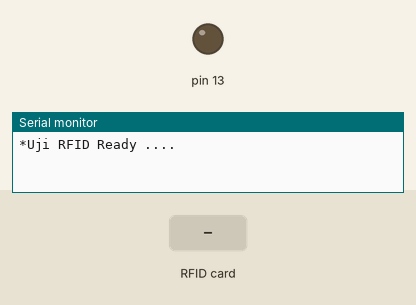
Recording of a sketch running on a simulated Arduino Mega 2560, built with avr-gcc and run on an emulated ATmega2560. Shown: output pins drawn as LEDs (lit = HIGH), the last lines printed to the serial monitor. The inputs (shaded band) are chosen by the test bench. Pins used as bus, display or sensor lines are not drawn.

Above: at 1.2 s.
1.3 s: RFID card 3B 7B D7 C0 held to the reader
At 2.3 s:
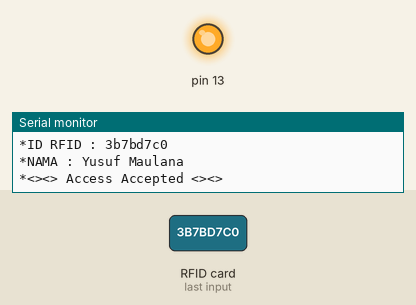
4.3 s: RFID card E5 36 9F 10 held to the reader
5.8 s: RFID card 20 D5 47 3B held to the reader
At 8.6 s:
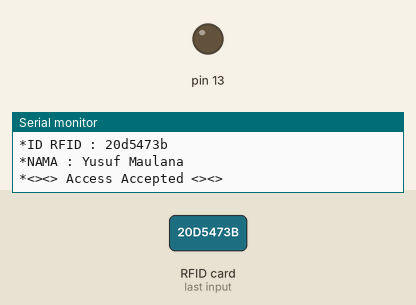
Timing chart, 0 to 10.1 s (numbered marks = the images above; inputs shaded):
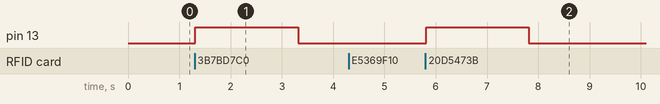

Measured:
- after the input at 1.3 s, pin 13: LOW → HIGH at once, → LOW 2.0 s later
- after the input at 5.8 s, pin 13: LOW → HIGH at once, → LOW 2.0 s later

The sketch:

RFID_Only.ino
```cpp
#include <SoftwareSerial.h>
#include <MFRC522.h>

SoftwareSerial rfidan(2,3);
  // ----- RFID BEGIN
  /* Mega2560
   * MISO     50
   * MOSI     51
   * SDA      53
   * SCK      52
  */
  #define SS_PIN 53 // SDA
  #define RST_PIN 49 // RST
  MFRC522 rfid(SS_PIN, RST_PIN);
  MFRC522::MIFARE_Key key;
  String id;
  boolean lockdoor = true;
  // ----- RFID END

  String nama;;

void setup() {
  SPI.begin();
  rfid.PCD_Init();
  // put your setup code here, to run once:
  pinMode (13, OUTPUT);
  Serial.begin(115200);
  rfidan.begin(115200);
  Serial.println("*Uji RFID Ready ....");
}

void loop() {
  // put your main code here, to run repeatedly:
  rfid_card();
}


void rfid_card(){
  if ( ! rfid.PICC_IsNewCardPresent())
    return;

  // Verify if the NUID has been readed
  if ( ! rfid.PICC_ReadCardSerial())
    return;

  Serial.print(F("*PICC type: "));
  MFRC522::PICC_Type piccType = rfid.PICC_GetType(rfid.uid.sak);
  Serial.println(rfid.PICC_GetTypeName(piccType));

  Serial.println(F("*The NUID tag is:"));
  Serial.print(F("*In hex: "));
  printHex(rfid.uid.uidByte, rfid.uid.size);
  Serial.println();

  Serial.print(F("*In dec: "));
  printDec(rfid.uid.uidByte, rfid.uid.size);
  Serial.println();

  rfid.PICC_HaltA();
  Serial.print("*ID RFID : ");
  rfidan.print("*ID RFID : ");
  Serial.println(id);
  rfidan.print(id);
  rfidan.print("\n");
  rfidan.print("\n");

  if (id == "21ab9d1" || // master
  id == "3b7bd7c0" || // Yusuf
  id == "e5369f10" || // YusufA
  id == "20d5473b" || // Fadly
  id == "cb84dcc0" ||
  id == "0bf5f50e" ||
  id == "okoc"){ // Yamayuki

    if(id == "3b7bd7c0")nama = "Yusuf Maulana";
    Serial.print("*NAMA : " + String(nama));
    Serial.println();
    Serial.print("*<><> Access Accepted <><>");
    Serial.println();
    Serial.println();
    if(lockdoor == true){
      lockdoor = false;
      digitalWrite(13,1);
      delay(2000);
      digitalWrite(13,0);
    }
    else if(lockdoor == false){
      lockdoor = true;
      digitalWrite(13,0);
    }

  }
  else {
    Serial.print("*<!><!> Access Denied <!><!>");
    Serial.println();
    Serial.println();
    digitalWrite(13,0);
  }

  id = "";
}

void printHex(byte *buffer, byte bufferSize) {
  for (byte i = 0; i < bufferSize; i++) {
    Serial.print(buffer[i] < 0x10 ? "0" : "");
    Serial.print(buffer[i], HEX);
    id = id + String(buffer[i] < 0x10 ? "" : "")+String(buffer[i], HEX);
  }
}
//void printHex(byte *buffer, byte bufferSize) {
//  for (byte i = 0; i < bufferSize; i++) {
//    tagval = tagval + String(buffer[i] < 0x10 ? "" : "")+
//    String(buffer[i], HEX);
//  }
//}
void printDec(byte *buffer, byte bufferSize) {
  for (byte i = 0; i < bufferSize; i++) {
    Serial.print(buffer[i] < 0x10 ? " 0" : " ");
    Serial.print(buffer[i], DEC);
  }
}
```
